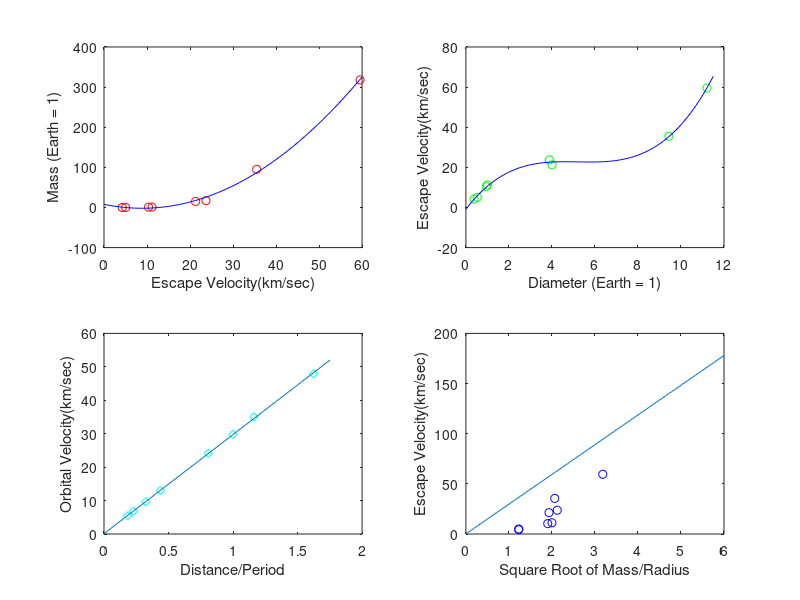

MATLAB code to generate this figure:



clc
clear

load planets.mat;

x = load('planets.mat','escape');
y = load('planets.mat','mass');

x1 = cell2mat(struct2cell(x));
y1 = cell2mat(struct2cell(y));

a = load('planets.mat','diameter');
b = load('planets.mat','escape');

a1 = cell2mat(struct2cell(a));
b1 = cell2mat(struct2cell(b));

c = load('planets.mat','distance');
d = load('planets.mat','period');
g = load('planets.mat','velocity');
d1 = cell2mat(struct2cell(d));
c1 = cell2mat(struct2cell(c));

c2 = c1./d1;
g1 = cell2mat(struct2cell(g));

f = load('planets.mat','escape');

e1 = (y1.^(0.5))./(a1./2);
f1 = cell2mat(struct2cell(f));

subplot(2,2,1)
p = polyfit(x1,y1,2);
x2 = linspace(0,60);
y2 = polyval(p,x2);
plot(x1,y1,'or')
hold on
plot(x2,y2,'b')
hold off
xlabel('Escape Velocity(km/sec)')
ylabel('Mass (Earth = 1)')

subplot(2,2,2)
p1 = polyfit(a1,b1,3);
a2 = linspace(0,11.5);
b2 = polyval(p1,a2);
plot(a1,b1,'og')
hold on
plot(a2,b2,'b')
hold off
xlabel('Diameter (Earth = 1)')
ylabel('Escape Velocity(km/sec)')

subplot(2,2,3)
p2 = polyfit(c2,g1,1);
c3 = linspace(0,1.75);
g2 = polyval(p2,c3);
plot(c2,g1,'dc')
hold on
plot(c3,g2)
hold off
xlabel('Distance/Period')
ylabel('Orbital Velocity(km/sec)')

subplot(2,2,4)
p3 = polyfit(e1,f1,1);
e2 = linspace(0,6);
f2 = polyval(p2,e2);
plot(e1,f1,'ob')
hold on
plot(e2,f2)
hold off
xlabel('Square Root of Mass/Radius')
ylabel('Escape Velocity(km/sec)')





